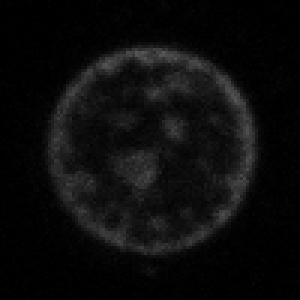
#> input picture example_data/From080124_Dish3_Compact_100x100cropped.tif, 100 x 100 px, found by its file name (shown 3 times larger)
$ python fig1_metric_explanation.py
#> lines starting #> are read from the running program, lines starting #| are printed output that depends on the picture; after the words box and inside, x2 and y2 are one past the last pixel; in counts of white or black regions, pixels touching at a corner belong together
"""
Fig 1A–D — Metric explanation panels.

Fig 1A: Raw intensity images (compact vs decompact)
Fig 1B: CV histogram (compact | decompact)
Fig 1C: 1-Gini Lorenz curve (compact | decompact)
Fig 1D: DSI flow panel (normalized image → threshold map → DSI bar)

Optional: Fig 1D alt — DSI 3D surface visualization

Author: Minwoo Kang Ph.D., HR Thiam Lab, Stanford University
"""

import os
import numpy as np
import matplotlib.pyplot as plt
import matplotlib.patches as patches
import matplotlib.gridspec as gridspec
from matplotlib.gridspec import GridSpecFromSubplotSpec as GSFS
from matplotlib.colors import to_rgba
from matplotlib.patches import Patch
import tifffile as tiff

# ============================================================
# SETTINGS
# ============================================================
DATA_DIR  = os.path.join(os.path.dirname(__file__), "data")
SAVE_SVG  = False
SAVE_DIR  = os.path.join(os.path.dirname(__file__), "outputs")

DSI_THRESHOLD = 0.3
PIXEL_SIZE_UM = 0.098
SCALEBAR_UM   = 5.0
SCALEBAR_PX   = SCALEBAR_UM / PIXEL_SIZE_UM

TITLE_SIZE = 18
LABEL_SIZE = 16
TICK_SIZE  = 14

COLOR_COMPACT   = '#4A90D9'
COLOR_DECOMPACT = '#E5A020'

# ---- Publication style ----
plt.rcParams['font.family']      = 'Arial'
plt.rcParams['axes.linewidth']   = 2.0
plt.rcParams['xtick.major.width'] = 2.0
plt.rcParams['ytick.major.width'] = 2.0
plt.rcParams['xtick.direction']  = 'out'
plt.rcParams['ytick.direction']  = 'out'

# ============================================================
# Load images
# ============================================================
img_c  = tiff.imread(os.path.join(DATA_DIR, "From080124_Dish3_Compact_100x100cropped.tif")).astype(np.float64)
#> img_c: shape (100, 100) float64; min 75, max 22942, mean 3158.7
img_d  = tiff.imread(os.path.join(DATA_DIR, "From080124_Dish3_Decompact_100x100cropped.tif")).astype(np.float64)
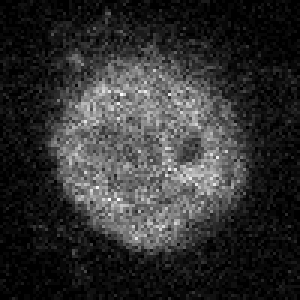
#> input picture example_data/From080124_Dish3_Decompact_100x100cropped.tif, 100 x 100 px, found by its file name (shown 3 times larger)
#> img_d: shape (100, 100) float64; min 75, max 7632, mean 1556.8
mask_c = tiff.imread(os.path.join(DATA_DIR, "From080124_Dish3_Compact_100x100cropped_mask.tif")) > 0
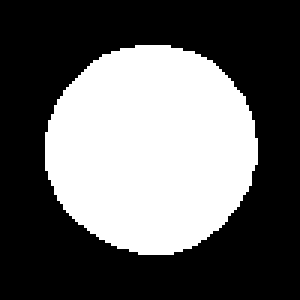
#> input picture example_data/From080124_Dish3_Compact_100x100cropped_mask.tif, 100 x 100 px, found by its file name (shown 3 times larger)
#> mask_c: shape (100, 100) bool; 38.7% white; 1 white region, box (x1, y1, x2, y2) and area: (15, 15, 86, 85) 3866
mask_d = tiff.imread(os.path.join(DATA_DIR, "From080124_Dish3_Decompact_100x100cropped_mask.tif")) > 0
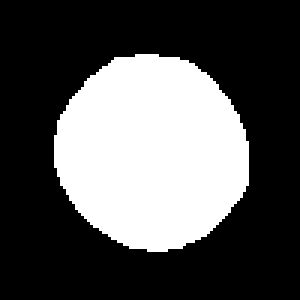
#> input picture example_data/From080124_Dish3_Decompact_100x100cropped_mask.tif, 100 x 100 px, found by its file name (shown 3 times larger)
#> mask_d: shape (100, 100) bool; 33% white; 1 white region, box (x1, y1, x2, y2) and area: (18, 18, 83, 84) 3298

# ============================================================
# Helpers
# ============================================================
def minmax_normalize(vals):
    """Strict min-max normalization to [0,1]."""
    lo, hi = vals.min(), vals.max()
    if hi - lo == 0:
        return np.zeros_like(vals)
    return (vals - lo) / (hi - lo)


def compute_metrics(img, mask):
    """Return raw pixels, normalized pixels, normalized image, and all metric values."""
    vals_raw  = img[mask]
#> vals_raw = 3866 values, max 22942 at index 50, min 1102 at index 3201, mean 7046.8
    vals_norm = minmax_normalize(vals_raw)
#> in minmax_normalize, `lo, hi = vals.min(), vals.max()`: lo = 1102; hi = 22942
#> vals_norm = 3866 values, max 1 at index 50, min 0 at index 3201, mean 0.272

    # CV (raw intensity)
    mu    = float(np.mean(vals_raw))
#> mu = 7046.8
    sigma = float(np.std(vals_raw))
#> sigma = 4111.7
    cv    = sigma / mu if mu != 0 else 0.0
#> cv = 0.583

    # 1-Gini (normalized intensity)
    x   = np.sort(vals_norm)
#> x = 3866 values from 0 to 1
    n   = len(x)
#> n = 3866
    idx = np.arange(1, n + 1)
#> idx = 3866 values from 1 to 3866
    s   = float(np.sum(x))
#> s = 1052.3
    gini = float(((2 * np.sum(idx * x)) / (n * s)) - ((n + 1) / n)) if s != 0 else 0.0
#> gini = 0.38
    one_minus_gini = 1 - gini
#> one_minus_gini = 0.62

    # DSI (normalized intensity)
    dsi = float(np.mean(vals_norm > DSI_THRESHOLD))
#> dsi = 0.367

    # Normalized image (for DSI map)
    norm_img = np.zeros_like(img, dtype=np.float64)
    norm_img[mask] = vals_norm
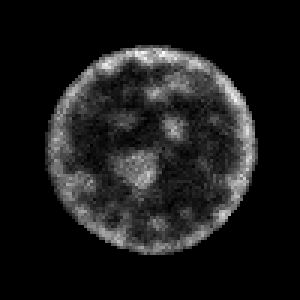
#> norm_img: shape (100, 100) float64 (shown 3 times larger); min 0, max 1, mean 0.105

    return {
        'vals_raw' : vals_raw,
        'vals_norm': vals_norm,
        'norm_img' : norm_img,
        'mu'       : mu,
        'sigma'    : sigma,
        'cv'       : cv,
        'one_minus_gini': one_minus_gini,
        'dsi'      : dsi,
    }


def add_scalebar(ax, img_shape, scalebar_px, color='white', lw=6, margin_frac=0.05):
    """Draw a scale bar in the lower-right corner."""
    h, w    = img_shape[:2]
    mx, my  = w * margin_frac, h * margin_frac
    x_end   = w - mx
    x_start = x_end - scalebar_px
    y_bar   = h - my
    ax.plot([x_start, x_end], [y_bar, y_bar],
            color=color, linewidth=lw, solid_capstyle='butt')


# Pre-compute metrics
metrics_c = compute_metrics(img_c, mask_c)
#> metrics_c = 8 items
metrics_d = compute_metrics(img_d, mask_d)
#> in compute_metrics (call 2), `vals_raw  = img[mask]`: vals_raw = 3298 values, max 7632 at index 2609, min 321 at index 1, mean 3437.4
#> in compute_metrics (call 2), `vals_norm = minmax_normalize(vals_raw)`: vals_norm = 3298 values, max 1 at index 2609, min 0 at index 1, mean 0.426
#> in compute_metrics (call 2), `mu    = float(np.mean(vals_raw))`: mu = 3437.4
#> in compute_metrics (call 2), `sigma = float(np.std(vals_raw))`: sigma = 1121.5
#> in compute_metrics (call 2), `cv    = sigma / mu if mu != 0 else 0.0`: cv = 0.326
#> in compute_metrics (call 2), `x   = np.sort(vals_norm)`: x = 3298 values from 0 to 1
#> in compute_metrics (call 2), `n   = len(x)`: n = 3298
#> in compute_metrics (call 2), `s   = float(np.sum(x))`: s = 1405.8
#> in compute_metrics (call 2), `gini = float(((2 * np.sum(idx * x)) / (n * s)) - ((n + 1) / n)) if s !..`: gini = 0.203
#> in compute_metrics (call 2), `one_minus_gini = 1 - gini`: one_minus_gini = 0.797
#> in compute_metrics (call 2), `dsi = float(np.mean(vals_norm > DSI_THRESHOLD))`: dsi = 0.792
#> in compute_metrics (call 2), `norm_img[mask] = vals_norm`:
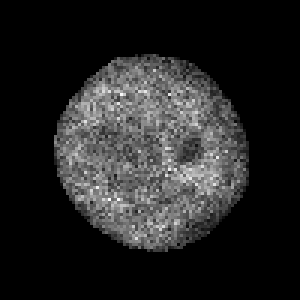
#> norm_img: shape (100, 100) float64 (shown 3 times larger); min 0, max 1, mean 0.141
#> metrics_d = 8 items

LABELS = [
    "Early chromatin reorg.\n(Compact)",
    "Late chromatin reorg.\n(Decompact)",
]
DATA   = [metrics_c, metrics_d]
MASKS  = [mask_c, mask_d]
COLORS = [COLOR_COMPACT, COLOR_DECOMPACT]


# ============================================================
# Fig 1A — Raw intensity images
# ============================================================
def make_fig1A(annotate=True):
    fig, axes = plt.subplots(1, 2, figsize=(10, 5),
                             gridspec_kw={'wspace': 0.45})
    rows = [
        ("Early chromatin reorg.\n(Compact)",   img_c, mask_c),
        ("Late chromatin reorg.\n(Decompact)",  img_d, mask_d),
    ]
    for ax, (label, raw_img, mask) in zip(axes, rows):
        im = ax.imshow(raw_img, cmap='gray')
        ax.contour(mask.astype(float), levels=[0.5],
                   colors='yellow', linewidths=2.2, linestyles='--')
        ax.axis('off')
        cbar = fig.colorbar(im, ax=ax, fraction=0.046, pad=0.02)
        if annotate:
            cbar.set_label("Raw intensity", fontsize=12)
            cbar.ax.tick_params(labelsize=10)
            ax.set_title(label, fontsize=TITLE_SIZE)
        else:
            cbar.set_label("")
        add_scalebar(ax, raw_img.shape, SCALEBAR_PX, color='white')
    plt.tight_layout()
    return fig


# ============================================================
# Fig 1B — CV histogram
# ============================================================
def make_fig_cv(annotate=True):
    fig, axes = plt.subplots(1, 2, figsize=(10, 4),
                             gridspec_kw={'wspace': 0.45})
    for ax, m, label, color in zip(axes, DATA, LABELS, COLORS):
        vals = m['vals_raw']
        mu, sigma, cv = m['mu'], m['sigma'], m['cv']

        ax.hist(vals, bins=45, color=color, edgecolor='none', density=False)
        ax.axvline(mu,         linestyle='--', linewidth=2.0, color='#333333')
        ax.axvline(mu - sigma, linestyle=':',  linewidth=2.0, color='#333333')
        ax.axvline(mu + sigma, linestyle=':',  linewidth=2.0, color='#333333')

        ax.spines['top'].set_visible(False)
        ax.spines['right'].set_visible(False)
        ax.tick_params(labelsize=TICK_SIZE)

        if annotate:
            ax.set_title(label, fontsize=TITLE_SIZE)
            ax.set_xlabel("Raw intensity (ROI)", fontsize=LABEL_SIZE)
            ax.set_ylabel("Pixel count",         fontsize=LABEL_SIZE)
            ax.text(0.97, 0.95,
                    f"CV = {cv:.3f}\nμ = {mu:.1f}\nσ = {sigma:.1f}",
                    transform=ax.transAxes, ha='right', va='top',
                    fontsize=12,
                    bbox=dict(boxstyle='round,pad=0.3', fc='white', alpha=0.7, ec='none'))
    plt.tight_layout()
    return fig


# ============================================================
# Fig 1C — 1-Gini Lorenz curve
# ============================================================
def make_fig_1gini(annotate=True):
    fig, axes = plt.subplots(1, 2, figsize=(10, 4),
                             gridspec_kw={'wspace': 0.45})
    for ax, m, label, color in zip(axes, DATA, LABELS, COLORS):
        vals_norm   = m['vals_norm']
        one_minus_g = m['one_minus_gini']

        x       = np.sort(vals_norm)
        cum_int = np.cumsum(x)
        if cum_int[-1] > 0:
            cum_int = cum_int / cum_int[-1]
        cum_px = np.linspace(0, 1, len(cum_int))

        ax.fill_between(cum_px, cum_px, cum_int, alpha=0.45, color='#AAAAAA', label='A')
        ax.fill_between(cum_px, 0, cum_int, alpha=0.30, color=color, label='B')
        ax.plot([0, 1], [0, 1], 'k--', linewidth=2.0)
        ax.plot(cum_px, cum_int, color=color, linewidth=2.6)

        ax.text(0.35, 0.55, 'A', fontsize=16, fontweight='bold',
                color='#555555', transform=ax.transAxes, ha='center')
        ax.text(0.72, 0.22, 'B', fontsize=16, fontweight='bold',
                color=color, transform=ax.transAxes, ha='center')

        ax.set_xlim(0, 1); ax.set_ylim(0, 1)
        ax.spines['top'].set_visible(False)
        ax.spines['right'].set_visible(False)
        ax.tick_params(labelsize=TICK_SIZE)

        pct_ticks  = [0, 0.25, 0.5, 0.75, 1.0]
        pct_labels = ['0%', '25%', '50%', '75%', '100%']
        ax.set_xticks(pct_ticks); ax.set_xticklabels(pct_labels)
        ax.set_yticks(pct_ticks); ax.set_yticklabels(pct_labels)

        if annotate:
            ax.set_title(label, fontsize=TITLE_SIZE)
            ax.set_xlabel("Cumulative % of pixels (ranked low to high)", fontsize=LABEL_SIZE)
            ax.set_ylabel("Cumulative % of total normalized intensity", fontsize=LABEL_SIZE)
            ax.text(0.50, 0.10, f"1-Gini = {one_minus_g:.3f}",
                    transform=ax.transAxes, ha='center', fontsize=12, fontweight='bold')
    plt.tight_layout()
    return fig


# ============================================================
# Fig 1D — DSI flow panel
# ============================================================
NOT_COUNTED_GRAY   = 0.25
COUNTED_BASE_GRAY  = 0.85
ROI_EDGE_COLOR     = 'yellow'


def make_threshold_class_map(mask, norm_img):
    class_map = np.ones(mask.shape, dtype=float)
    class_map[mask] = NOT_COUNTED_GRAY
    class_map[(norm_img > DSI_THRESHOLD) & mask] = COUNTED_BASE_GRAY
    return class_map


def draw_fraction_bar(ax, dsi_value, color, annotate=True):
    ax.set_xlim(0, 1); ax.set_ylim(0, 1)
    x0, y0, w, h = 0.06, 0.24, 0.88, 0.42
    ax.add_patch(patches.Rectangle(
        (x0, y0), w, h, facecolor=str(NOT_COUNTED_GRAY), edgecolor='black', linewidth=1.6))
    ax.add_patch(patches.Rectangle(
        (x0, y0), w * dsi_value, h, facecolor=color, edgecolor='none'))
    if annotate:
        ax.text(0.50, 0.90, f"DSI = {dsi_value:.3f}",
                ha='center', va='center', fontsize=12, fontweight='bold')
        ax.text(x0,     y0 - 0.08, "0", ha='center', va='top', fontsize=10)
        ax.text(x0 + w, y0 - 0.08, "1", ha='center', va='top', fontsize=10)
        text_x = x0 + w * dsi_value / 2 if dsi_value > 0.10 else x0 + w * dsi_value + 0.04
        text_color = 'white' if dsi_value > 0.18 else 'black'
        ax.text(text_x, y0 + h / 2, f"{dsi_value*100:.1f}%",
                ha='center', va='center', fontsize=10, color=text_color, fontweight='bold')
    ax.axis('off')


def draw_inline_legend(ax, color, annotate=True):
    ax.axis('off')
    if not annotate:
        return
    ax.add_patch(patches.Rectangle(
        (0.03, 0.50), 0.09, 0.25, facecolor=color, edgecolor='none', transform=ax.transAxes))
    ax.text(0.15, 0.62, "Counted",
            transform=ax.transAxes, ha='left', va='center', fontsize=9)
    ax.add_patch(patches.Rectangle(
        (0.50, 0.50), 0.09, 0.25,
        facecolor=str(NOT_COUNTED_GRAY), edgecolor='none', transform=ax.transAxes))
    ax.text(0.62, 0.62, "Not counted",
            transform=ax.transAxes, ha='left', va='center', fontsize=9)


def make_fig1D(annotate=True):
    """Fig 1D: DSI flow panel — normalized image → threshold map → DSI bar."""
    dsi_panels = [
        ("Early chromatin reorg.\n(Compact)",  DATA[0]['norm_img'], mask_c, DATA[0]['dsi'], COLOR_COMPACT),
        ("Late chromatin reorg.\n(Decompact)", DATA[1]['norm_img'], mask_d, DATA[1]['dsi'], COLOR_DECOMPACT),
    ]
    fig = plt.figure(figsize=(13.2, 4.3))
    outer = gridspec.GridSpec(1, 2, figure=fig, wspace=0.22)

    for j, (label, norm_img, mask, dsi_val, color) in enumerate(dsi_panels):
        inner = GSFS(2, 3, subplot_spec=outer[0, j],
                     height_ratios=[1.0, 0.24],
                     width_ratios=[1.0, 0.16, 1.0],
                     hspace=0.03, wspace=0.05)

        # Scaled image
        ax_img = fig.add_subplot(inner[0, 0])
        disp = np.zeros_like(norm_img)
        disp[mask] = norm_img[mask]
        im = ax_img.imshow(disp, cmap='gray', vmin=0, vmax=1)
        ax_img.contour(mask.astype(float), levels=[0.5],
                       colors=ROI_EDGE_COLOR, linewidths=1.8, linestyles='--')
        add_scalebar(ax_img, norm_img.shape, SCALEBAR_PX, color='white', lw=6)
        ax_img.axis('off')
        if annotate:
            ax_img.set_title(label, fontsize=14, pad=6)

        # Colorbar with tau line
        cbar = fig.colorbar(im, ax=ax_img, fraction=0.046, pad=0.02)
        cbar.set_ticks([0, DSI_THRESHOLD, 1.0])
        if annotate:
            cbar.set_ticklabels(['0', r'$\tau$', '1'])
            cbar.ax.tick_params(labelsize=9)
            cbar.ax.get_yticklabels()[1].set_color('red')
            cbar.ax.get_yticklabels()[1].set_fontweight('bold')
        else:
            cbar.set_ticklabels(['', '', ''])
            cbar.ax.tick_params(length=0)
        cbar.ax.axhline(DSI_THRESHOLD, color='red', linewidth=3.5,
                        xmin=0, xmax=1, clip_on=False, zorder=10)

        # Arrow
        ax_mid = fig.add_subplot(inner[0, 1])
        ax_mid.axis('off')
        if annotate:
            ax_mid.text(0.5, 0.62, "→", ha='center', va='center',
                        fontsize=28, fontweight='bold')
            ax_mid.text(0.5, 0.40,
                        r"$I_{\mathrm{norm}} > \tau$" + "\n" + rf"$\tau$ = {DSI_THRESHOLD}",
                        ha='center', va='center', fontsize=11)

        # Threshold class map
        ax_map = fig.add_subplot(inner[0, 2])
        class_map = make_threshold_class_map(mask, norm_img)
        ax_map.imshow(class_map, cmap='gray', vmin=0, vmax=1)
        overlay = np.zeros((*norm_img.shape, 4), dtype=float)
        r, g, b = plt.matplotlib.colors.to_rgb(color)
        above = (norm_img > DSI_THRESHOLD) & mask
        overlay[above] = [r, g, b, 0.98]
        ax_map.imshow(overlay)
        ax_map.contour(mask.astype(float), levels=[0.5],
                       colors=ROI_EDGE_COLOR, linewidths=1.8, linestyles='--')
        ax_map.axis('off')

        # Bottom blanks
        fig.add_subplot(inner[1, 0]).axis('off')
        fig.add_subplot(inner[1, 1]).axis('off')

        # Legend + DSI bar
        sub_bot = GSFS(2, 1, subplot_spec=inner[1, 2],
                       height_ratios=[0.48, 1.12], hspace=0.04)
        draw_inline_legend(fig.add_subplot(sub_bot[0, 0]), color, annotate)
        draw_fraction_bar(fig.add_subplot(sub_bot[1, 0]), dsi_val, color, annotate)

    if annotate:
        fig.suptitle(r'DSI = fraction of ROI pixels with $I_\mathrm{norm}$ > τ',
                     fontsize=TITLE_SIZE, y=1.02)

    plt.tight_layout()
    return fig


# ============================================================
# Generate & save
# ============================================================
FIGURES = [
    ("Fig1A",       make_fig1A),
    ("Fig1B_CV",    make_fig_cv),
    ("Fig1C_1Gini", make_fig_1gini),
    ("Fig1D_DSI",   make_fig1D),
]

if __name__ == "__main__":
    os.makedirs(SAVE_DIR, exist_ok=True)

    if SAVE_SVG:
        for name, make_fn in FIGURES:
            fig = make_fn(annotate=False)
            fig.savefig(os.path.join(SAVE_DIR, f"{name}.svg"), bbox_inches='tight')
            print(f"Saved: {name}.svg")
            plt.close(fig)
    else:
        for name, make_fn in FIGURES:
            fig = make_fn(annotate=True)
            plt.show()
#> this loop made 4 passes
#> pass 1, `plt.show()`:
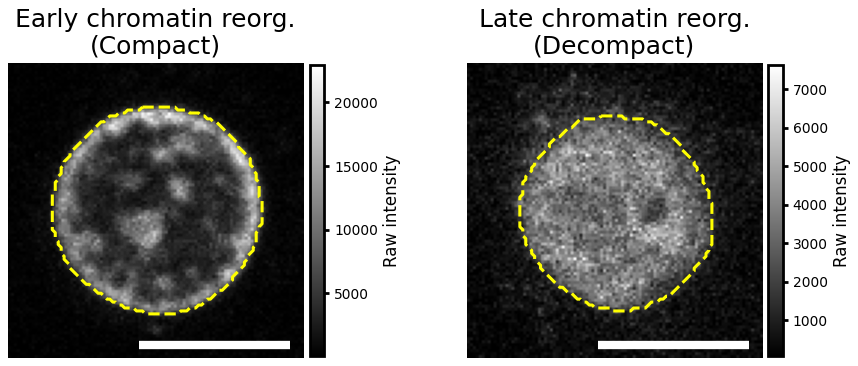
#> figure drawn by matplotlib, 4 panels
#> pass 2, `plt.show()`:
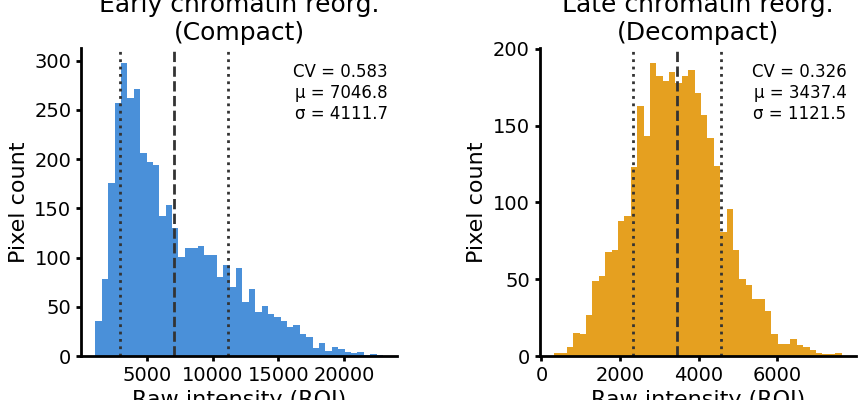
#> figure drawn by matplotlib, 2 panels; panel 1: tallest bar 298 high, from x = 3043.3 to 3528.7; panel 2: tallest bar 191 high, from x = 2758 to 2920.5

    print("Done.")
